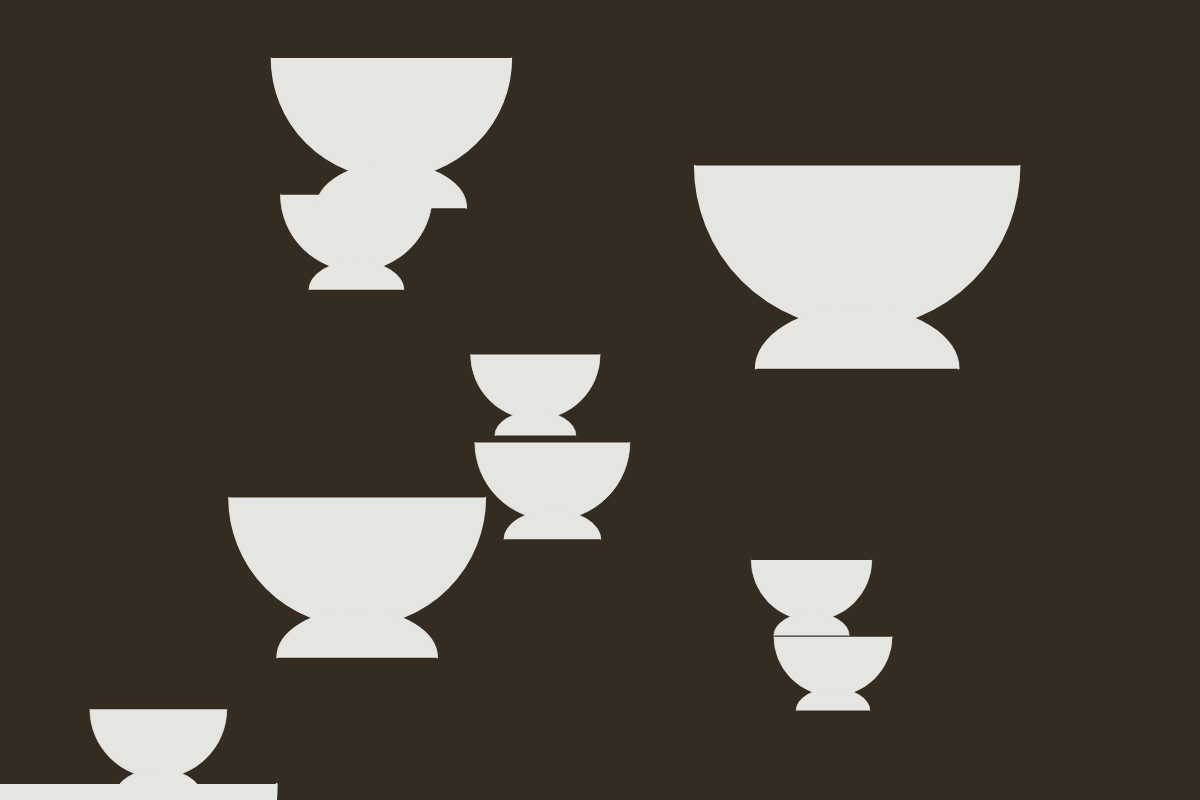
Frame 1 (no input)
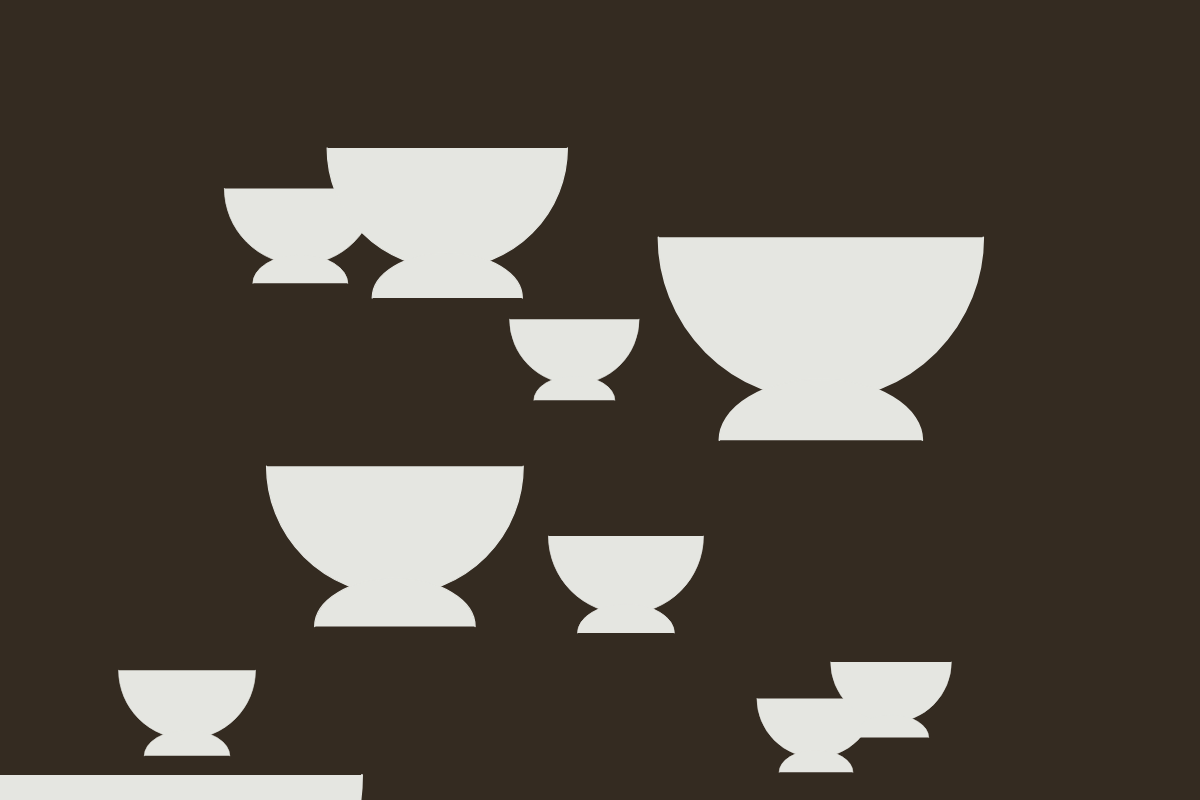
Frame 60 (no input)
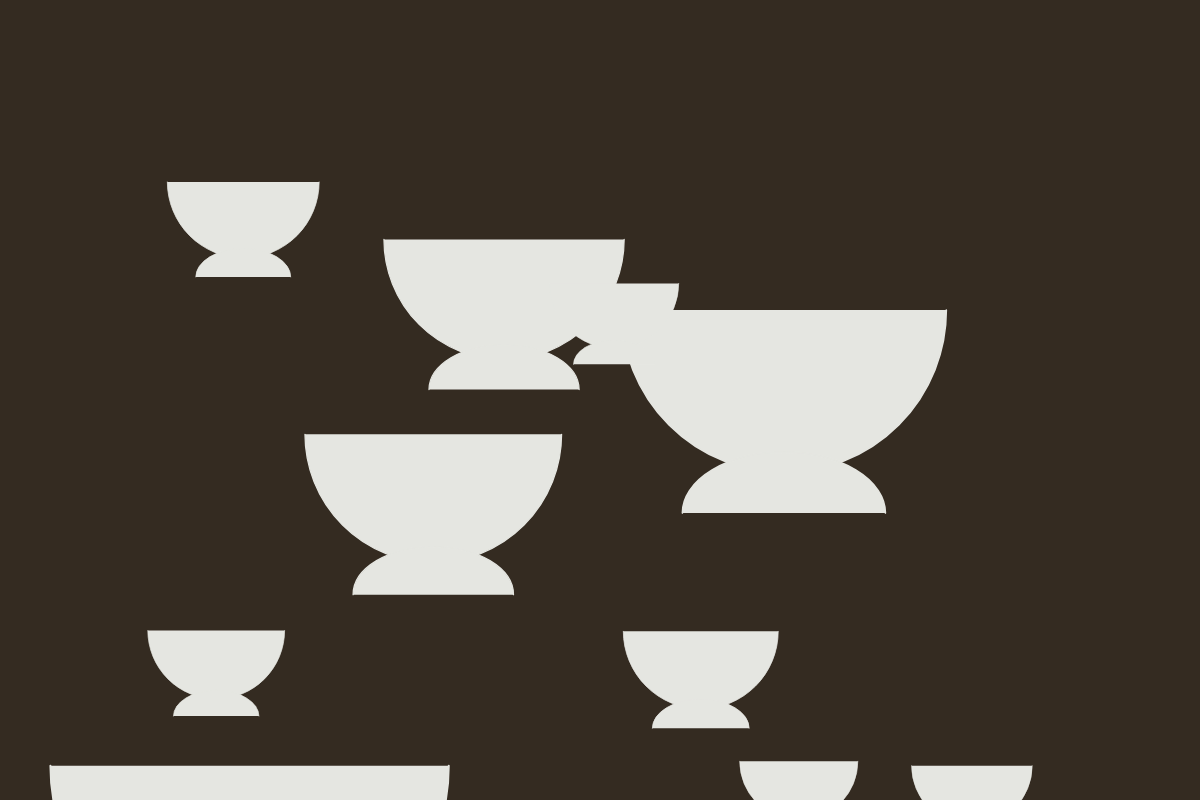
Frame 120 (the mouse pressed at the canvas centre since frame 60)

The p5.js sketch that drew these frames (run headless with seeded random() and noise() and a simulated clock; from frame 60 on, the mouse is pressed at the canvas centre):

// p5.js sketch
// ── sketch.js
let cups = [];
let numOfCups = 10;

function setup() {
  createCanvas(windowWidth,800);
  for (let i = 0; i < numOfCups; i++) {
    cups.push(new Cup());
  }
}

function draw() {
  background('rgb(52, 43, 33)');
  for (var i = 0; i < cups.length; i++) {
    cups[i].frame();
  }
}

class Cup {
  constructor(posX, posY, scale) {
    this.posX = random(width);
    this.posY = random(height);
    this.scale = random(.5, 2);
    this.moveX = random(-2, 2);
    this.moveY = random(-2, 2);
  }

  frame() {
    this.display();
    this.move();
  }

  display() {
    push();
    translate(this.posX, this.posY);
    scale(this.scale, this.scale);

    fill('rgb(229, 230, 225)');
    stroke('rgb(229, 230, 225)');
    arc(0,0,200,200,0,PI);
    arc(0,125,125,75,PI,0);
    pop();
  }

  move() {
    this.posX += this.moveX;
    this.posY += this.moveY;

    if (this.posX >= width || this.posX <= 0) {
      this.moveX *= -1;
    } else if (this.posY >= height || this.posY <= 0) {
      this.moveY *= -1;
    }
  }
}
